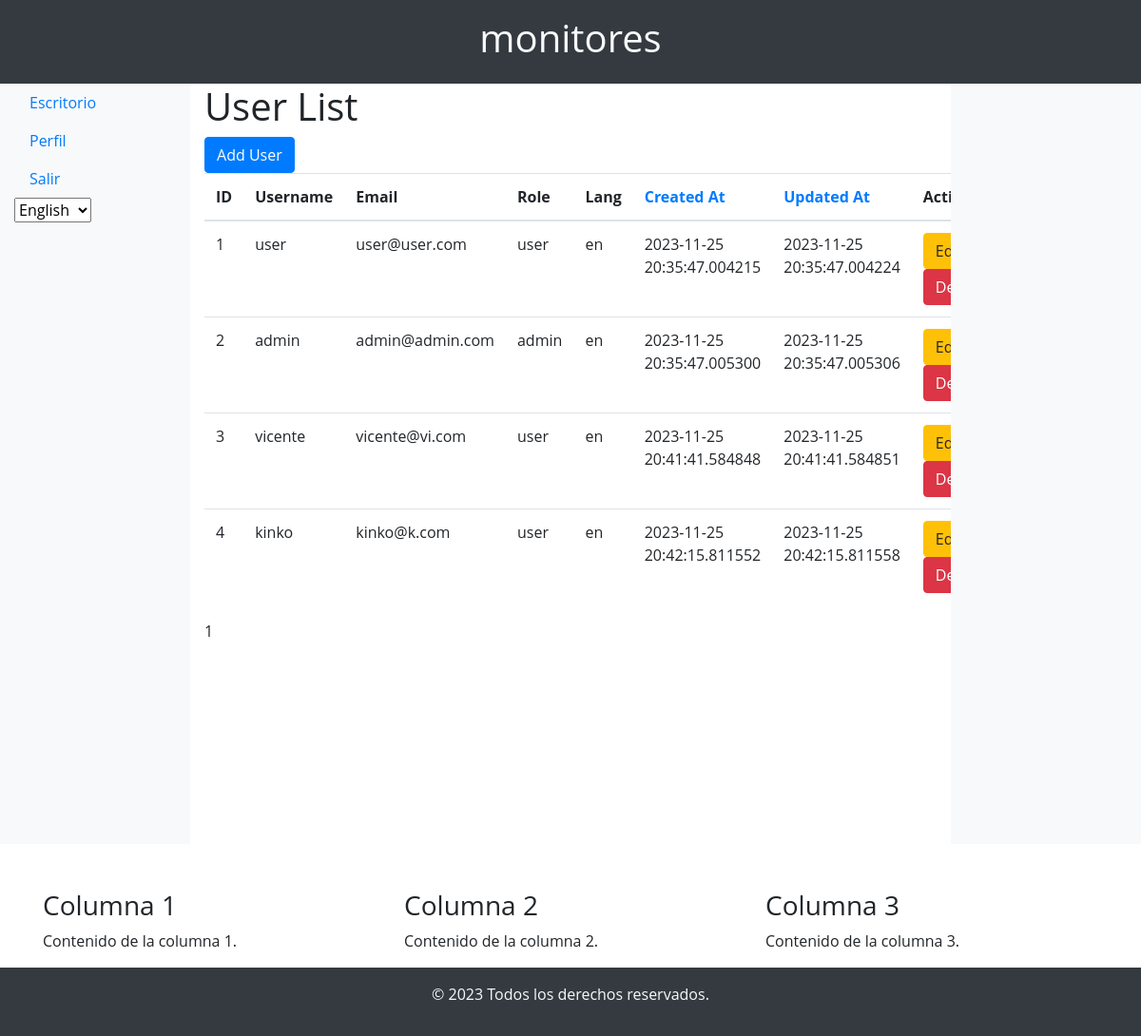
The page /list_users (signed in) on the database its author committed.
### app/models/user_model.py (models this page shows, shortened)
class User(db.Model, UserMixin):
    id = db.Column(db.Integer, primary_key=True)
    username = db.Column(db.String(50), unique=True, nullable=False)
    email = db.Column(db.String(120), unique=True, nullable=False)
    password = db.Column(db.String(60), nullable=False)
    role = db.Column(db.String(20), default='user')  # Default role is 'user'
    language = db.Column(db.String(5), default='en')  # Add this line for language preference
    created_at = db.Column(db.DateTime, default=datetime.utcnow)
    updated_at = db.Column(db.DateTime, default=datetime.utcnow, onupdate=datetime.utcnow)

### app/controllers/user_controller.py (the view)
@app.route('/list_users')
@login_required
def list_users():
    page = request.args.get('page', 1, type=int)
    per_page = 9  # Adjust the number of users per page as needed
    order_by = request.args.get('order_by', 'created_at')  # Default order by created_at
    users = User.query.order_by(db.desc(getattr(User, order_by))).all()
    users = User.query.paginate(page=page, per_page=per_page, error_out=False)
    return render_template('user/list.html', users=users, order_by=order_by)

### app/__init__.py (called while the page is built)
@login_manager.user_loader
def load_user(user_id):
    return User.query.get(int(user_id))

def is_admin():
    return current_user.is_authenticated and current_user.role == 'admin'

### app/templates/user/list.html (shortened to what this page needs)
{% extends 'base.html' %}
{% block content %}
    <h1>User List</h1>
    <a href="{{ url_for('add_user') }}" class="btn btn-primary">Add User</a>
    <table class="table">
        <thead>
            <tr>
                <th>ID</th>
                <th>Username</th>
                <th>Email</th>
                <th>Role</th>
                <th>Lang</th>
                <th><a href="{{ url_for('list_users', order_by='created_at') }}">Created At</a></th>
                <th><a href="{{ url_for('list_users', order_by='updated_at') }}">Updated At</a></th>
                <th>Actions</th>
            </tr>
        </thead>
        <tbody>
            {% for user in users.items %}
                <tr>
                    <td>{{ user.id }}</td>
                    <td>{{ user.username }}</td>
                    <td>{{ user.email }}</td>
                    <td>{{ user.role }}</td>
                    <td>{{ user.language }}</user></td>
                    <td>{{ user.created_at }}</td>
                    <td>{{ user.updated_at }}</td>
                    <td>
                        <a href="{{ url_for('edit_user', user_id=user.id) }}" class="btn btn-warning">Edit</a>
                        <a href="{{ url_for('delete_user', user_id=user.id) }}" class="btn btn-danger">Delete</a>
                    </td>
                </tr>
            {% endfor %}
        </tbody>
    </table>
    <div class="pagination">
        <span class="step-links">
            {% for page_num in users.iter_pages() %}
                {% if page_num %}
                    {% if page_num == users.page %}
                        <span class="current">{{ page_num }}</span>
                    {% else %}
                        <a href="?page={{ page_num }}">{{ page_num }}</a>
                    {% endif %}
                {% else %}
                    <span class="ellipsis">...</span>
                {% endif %}
            {% endfor %}
        </span>
    </div>
{% endblock %}

### app/templates/base.html (shortened to what this page needs)
<!DOCTYPE html>
<html lang="en">
<head>
    <link rel="stylesheet" href="https://stackpath.bootstrapcdn.com/bootstrap/4.3.1/css/bootstrap.min.css">
    <link rel="stylesheet" href="{{ url_for('static', filename='css/styles.css') }}">
    <link rel="stylesheet" type="text/css" href="https://cdn.datatables.net/1.11.6/css/jquery.dataTables.css">
</head>
<body>
    <div class="container-fluid">
        <div class="row bg-dark text-light">
            <div class="col-12">
                <h1 class="text-center py-3">monitores</h1>
            </div>
        </div>
        <div class="row content">
            <div class="col-md-2 bg-light">
                {% if current_user.is_authenticated %}
                    <nav class="nav flex-column">
                        <li class="nav-item">
                            <a class="nav-link" href="/">Escritorio</a>
                        </li>
                        <li class="nav-item">
                            <a class="nav-link" href="{{ url_for('user_profile', user_id=current_user.id) }}">Perfil</a>
                        </li>
                        <li class="nav-item">
                            <a class="nav-link" href="{{ url_for('logout') }}">Salir</a>
                        </li>
                    </nav>
                    <div class="language-selector">
                        <form action="{{ url_for('set_locale') }}" method="post">
                            <select name="language" onchange="this.form.submit()">
                                <option value="en" {% if g.get('locale', 'en') == 'en' %}selected{% endif %}>English</option>
                            </select>
                    </form>
                </div>
                {% endif %}
            </div>
            <div class="col-md-8">
                {% block content %}{% endblock %}
            </div>
            <div class="col-md-2 bg-light">
            </div>
        </div>
        <div class="container mt-5">
            <div class="row">
                <div class="col-md-4">
                    <h3>Columna 1</h3>
                    <p>Contenido de la columna 1.</p>
                </div>
                <div class="col-md-4">
                    <h3>Columna 2</h3>
                    <p>Contenido de la columna 2.</p>
                </div>
                <div class="col-md-4">
                    <h3>Columna 3</h3>
                    <p>Contenido de la columna 3.</p>
                </div>
            </div>
        </div>
        <div class="row bg-dark text-light text-center py-3">
            <div class="col-12">
                <p>© 2023 Todos los derechos reservados.</p>
            </div>
        </div>
    </div>
</body>
</html>

### app/static/css/styles.css (style rules this page uses)
html, body { height: 100%; margin: 0; }
body { display: flex; flex-direction: column; }
.row.content { flex: 1; min-height: 100vh; }
body { font-family: 'Open Sans', sans-serif; }
.container { margin-top: 50px; }

### rows shown on the page
User: id "1", username "user", email "user@user.com", role "user", language "en", created_at "2023-11-25 20:35:47.004215", updated_at "2023-11-25 20:35:47.004224"
User: id "2", username "admin", email "admin@admin.com", role "admin", language "en", created_at "2023-11-25 20:35:47.005300", updated_at "2023-11-25 20:35:47.005306"
User: id "3", username "vicente", email "vicente@vi.com", role "user", language "en", created_at "2023-11-25 20:41:41.584848", updated_at "2023-11-25 20:41:41.584851"
User: id "4", username "kinko", email "kinko@k.com", role "user", language "en", created_at "2023-11-25 20:42:15.811552", updated_at "2023-11-25 20:42:15.811558"

### other values the page prints
{{ page_num }} "1"
